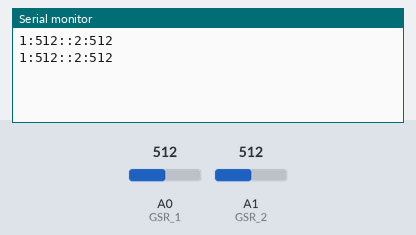
Bench run of a sketch on a simulated Arduino Uno, built with avr-gcc and run on an emulated ATmega328P. Parts: the last lines printed to the serial monitor. The test bench sets the inputs (shaded band); at power-on: A0 (GSR_1) = 512, A1 (GSR_2) = 512.

Above: at 1.7 s.
1.8 s: A0 (GSR_1) set to 716
At 3.1 s:
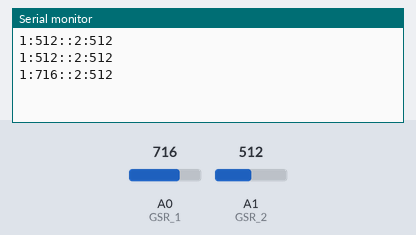
3.3 s: A1 (GSR_2) set to 716
At 3.9 s:
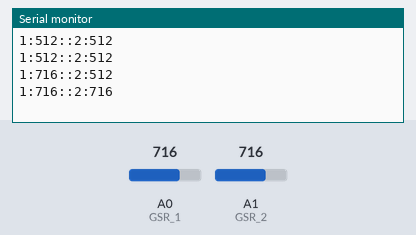
4.8 s: A0 (GSR_1) set to 900
At 6.1 s:
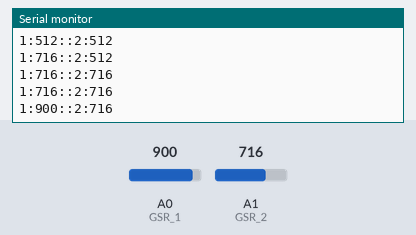
6.3 s: A1 (GSR_2) set to 900
At 7.3 s:
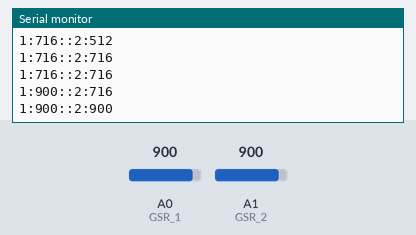
Timing chart, 0 to 8.8 s (numbered marks = the images above; inputs shaded):
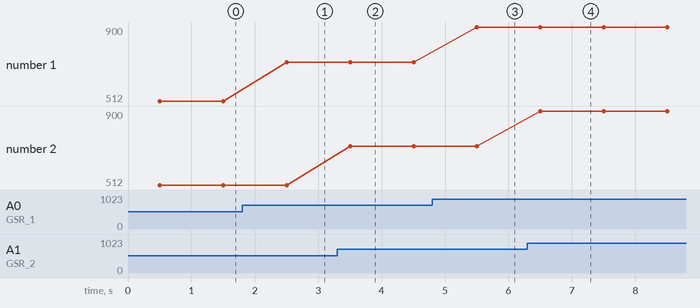

Measured:
- after the input at 1.8 s, the serial monitor: prints a new line after 0.70 s (image 1)
- after the input at 3.3 s, the serial monitor: prints a new line after 0.20 s (image 2)
- after the input at 4.8 s, the serial monitor: prints a new line after 0.70 s (image 3)
- after the input at 6.3 s, the serial monitor: prints a new line after 0.20 s (image 4)
- plotted number 1: 512 → 716 after the input at 1.8 s, 716 → 900 after the input at 4.8 s

The sketch:

GSR_Raw_Dumper.ino
```cpp
const int GSR_1=A0;
const int GSR_2=A1;
int sensorValueA;
int sensorValueB;

void setup(){
  Serial.begin(9600);
  delay(500);
  }//end setup

void loop(){
  sensorValueA=analogRead(GSR_1);
  sensorValueB=analogRead(GSR_2);
  Serial.print("1:");
  Serial.print(sensorValueA);
  Serial.print("::2:");
  Serial.println(sensorValueB);
  delay(1000);
  }//end main loop
```
